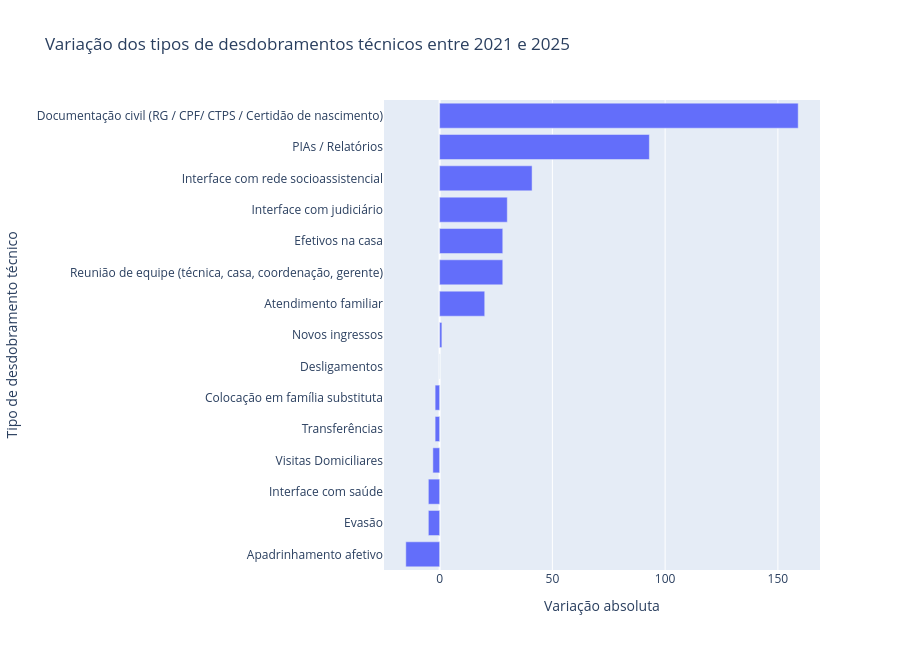

Write notebook code for a chart like this one.
### Markdown cell above
### V3 — Variação percentual por tipo de desdobramento

**Objetivo:** identificar quais tipos mais cresceram ou diminuíram entre o primeiro e o último ano selecionado.

**Quando usar no Streamlit:**  
Use como visualização complementar ao gráfico de linha. Ela ajuda a resumir quais desdobramentos tiveram maior crescimento ou queda no período.

### Code cell
df_anual_desdobramentos = (
    df_desdobramentos_filtrado
    .groupby(["ano", "indicador_completo"], as_index=False)
    .agg(total=("valor", "sum"))
)

primeiro_ano = min(anos_selecionados_q2)
ultimo_ano = max(anos_selecionados_q2)

df_inicio = df_anual_desdobramentos[df_anual_desdobramentos["ano"] == primeiro_ano][
    ["indicador_completo", "total"]
].rename(columns={"total": "total_inicio"})

df_fim = df_anual_desdobramentos[df_anual_desdobramentos["ano"] == ultimo_ano][
    ["indicador_completo", "total"]
].rename(columns={"total": "total_fim"})

df_variacao = df_inicio.merge(df_fim, on="indicador_completo", how="outer").fillna(0)

df_variacao["variacao_absoluta"] = df_variacao["total_fim"] - df_variacao["total_inicio"]

df_variacao["variacao_percentual"] = np.where(
    df_variacao["total_inicio"] > 0,
    (df_variacao["variacao_absoluta"] / df_variacao["total_inicio"]) * 100,
    np.nan
)

df_variacao_plot = (
    df_variacao
    .sort_values("variacao_absoluta", ascending=False)
    .head(15)
)

fig = px.bar(
    df_variacao_plot,
    x="variacao_absoluta",
    y="indicador_completo",
    orientation="h",
    title=f"Variação dos tipos de desdobramentos técnicos entre {primeiro_ano} e {ultimo_ano}",
    labels={
        "variacao_absoluta": "Variação absoluta",
        "indicador_completo": "Tipo de desdobramento técnico"
    },
    hover_data={
        "total_inicio": True,
        "total_fim": True,
        "variacao_percentual": ":.1f"
    }
)

fig.update_layout(
    height=650,
    yaxis={"categoryorder": "total ascending"}
)

fig.show()

### Figure 1 — Plotly figure (JSON) as saved in the notebook; plotly's stock layout.template omitted (floating-point values rounded to 4 significant figures)
{"data": [{"customdata": [[15.0, 174.0, 1060.0], [104.0, 197.0, 89.42], [164.0, 205.0, 25.0], [71.0, 101.0, 42.25], [68.0, 96.0, 41.18], [188.0, 216.0, 14.89], [260.0, 280.0, 7.692], [11.0, 12.0, 9.091], [7.0, 7.0, 0.0], [3.0, 1.0, -66.67], [3.0, 1.0, -66.67], [9.0, 6.0, -33.33], [12.0, 7.0, -41.67], [159.0, 154.0, -3.145], [24.0, 9.0, -62.5]], "hovertemplate": "Variação absoluta=%{x}<br>Tipo de desdobramento técnico=%{y}<br>total_inicio=%{customdata[0]}<br>total_fim=%{customdata[1]}<br>variacao_percentual=%{customdata[2]:.1f}<extra></extra>", "legendgroup": "", "marker": {"color": "#636efa", "pattern": {"shape": ""}}, "name": "", "orientation": "h", "showlegend": false, "textposition": "auto", "type": "bar", "x": [159.0, 93.0, 41.0, 30.0, 28.0, 28.0, 20.0, 1.0, 0.0, -2.0, -2.0, -3.0, -5.0, -5.0, -15.0], "xaxis": "x", "y": ["Documentação civil (RG / CPF/ CTPS / Certidão de nascimento)", "PIAs / Relatórios", "Interface com rede socioassistencial", "Interface com judiciário", "Reunião de equipe (técnica, casa, coordenação, gerente)", "Efetivos na casa", "Atendimento familiar", "Novos ingressos", "Desligamentos", "Transferências", "Colocação em família substituta", "Visitas Domiciliares", "Evasão", "Interface com saúde", "Apadrinhamento afetivo"], "yaxis": "y"}], "layout": {"barmode": "relative", "height": 650, "legend": {"tracegroupgap": 0}, "title": {"text": "Variação dos tipos de desdobramentos técnicos entre 2021 e 2025"}, "xaxis": {"anchor": "y", "domain": [0, 1], "title": {"text": "Variação absoluta"}}, "yaxis": {"anchor": "x", "categoryorder": "total ascending", "domain": [0, 1], "title": {"text": "Tipo de desdobramento técnico"}}}}
